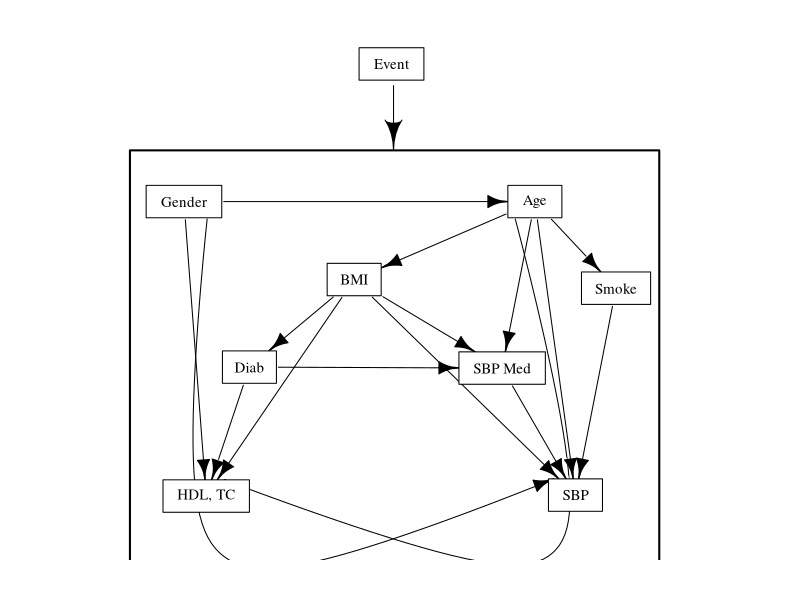

Reproduce this figure in R.
###################################
# File: ./bayesian_network_joint.R
#		Purpose: Create figure of the Bayesian network
#   Author: David M. Vock
#   Last Modified: January 8, 2016
#   Relies On: ./coord_use.txt 
#   Files Created: ./bayesian_network_joint.pdf 
#										./bayesian_network_joint.eps
####################################

library(igraph)
library(shape)

setwd("C:\\Users\\bstvock\\Documents\\research\\IPCW_machine_learning\\ML-for-censored-data\\code")
Edges <- data.frame(
    from = c(rep("Event", 8), rep("Gender", 3), rep("Age", 5), rep("BMI", 4), rep("Diab", 2),
    	rep("SBP Med", 1), rep("Smoke", 1)),
    to = c("Gender", "Age", "BMI", "Diab", "SBP Med", "Smoke", "SBP", "HDL, TC", 
    				"Age", "SBP", "HDL, TC", 
    				"BMI", "SBP Med", "Smoke", "SBP", "HDL, TC",
    				"Diab", "SBP Med", "SBP", "HDL, TC",
    				"SBP Med", "HDL, TC",
    				"SBP",
    				"SBP"
    				))

g <- graph.edgelist(as.matrix(Edges))
coord.use <- as.matrix(read.table("coord_use.txt", sep = "\t", header = F))
coord.use[1, 1] <- (min(coord.use[, 1]) + max(coord.use[, 2]))/2  - 20 
coord.use[7,1] <- coord.use[7,1] + 5
coord.use <- coord.use[-9, ]

curv.use <- rep(0, 24)
curv.use[10] <- -1.8
curv.use[16] <- 2.1
vertex.size.use <- rep(20, 9)+5
vertex.size.use[6] <- 40
vertex.size.use[2] <- 30+5
vertex.size.use[7] <- 25+7
vertex.size.use[1] <- 25+5
vertex.size.use[9] <- 40


pdf("C:\\Users\\bstvock\\Documents\\research\\IPCW_machine_learning\\ML-for-censored-data\\code\\bayesian_network_joint.pdf",
	height = 6, width = 5)
setEPS()
postscript("C:\\Users\\bstvock\\Documents\\research\\IPCW_machine_learning\\ML-for-censored-data\\code\\bayesian_network_joint.eps",
	height = 6, width = 5, fonts=c("serif"))
par(mar=c(2,0.1,0,0.1))
plot(g, vertex.shape="rectangle", vertex.color="white", vertex.size = vertex.size.use, 
	vertex.label.color = "black", edge.color = c(rep("white",8), rep("black", 16)), layout = coord.use, 
	margin = c(0, 0, 0, 0), 
	edge.curved = curv.use, 
	vertex.label.cex = 0.9, margin = c(0, 0, 0, 0))
rect(-1.25, -1.45, 1.2, 0.6, lwd = 2)
Arrows(-0.03, 0.9, -0.03, 0.67, lwd = 1, arr.length = 0.6)
dev.off()

#id <- tkplot(g, canvas.width=450, canvas.height=500, vertex.shape="rectangle", vertex.color="white")
#t4 <- tkplot.getcoords(id)
#write.table(t4, "coord_use.txt", sep="\t", row.names = F, col.names = F)

